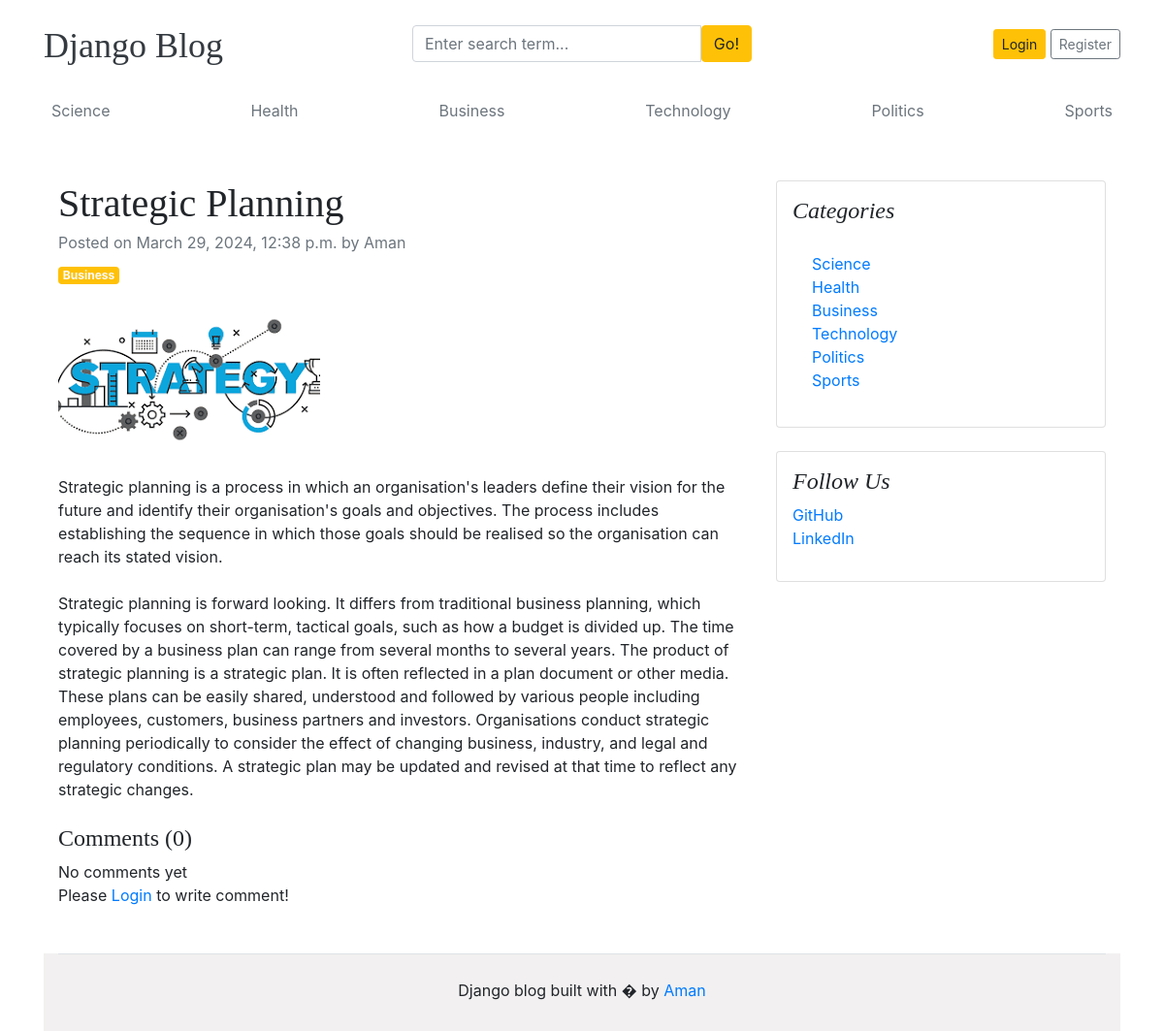
Page /blogs/strategic-planning/ on the committed database.
### blogs/models.py (models this page shows, shortened)
class Category(models.Model):
    category_name = models.CharField(max_length=50,unique=True)
    created_at = models.DateTimeField(auto_now_add=True)
    updated_at = models.DateTimeField(auto_now=True)
    class Meta:
        verbose_name_plural = 'Categories'
    def __str__(self):
        return self.category_name

class Blogs(models.Model):
    title = models.CharField(max_length=255,unique=True)
    slug = models.SlugField(unique=True,blank=True)
    category = models.ForeignKey(Category,on_delete=models.CASCADE)
    author = models.ForeignKey(User, on_delete=models.CASCADE)
    blog_image = models.ImageField(upload_to='uploads/%y/%m/%d')
    short_description = models.TextField(max_length=1000)
    blog_body = models.TextField(max_length=3000)
    status = models.CharField(max_length=100,choices= STATUS_CHOICE,default='draft')
    is_featured = models.BooleanField(default=False)
    created_at = models.DateTimeField(auto_now_add=True)
    updated_at = models.DateTimeField(auto_now=True)
    class Meta:
        verbose_name_plural = 'Blogs'

### blogs/views.py (the view, shortened to what this page needs)
# urls.py: path('blogs/<slug:slug>/',Blogsview.blogs,name='blogs'),
def blogs(request,slug):
    single_post = get_object_or_404(Blogs,slug=slug,status='published')
    comments = Comment.objects.filter(blog = single_post)
    comment_count = comments.count()
    context = {
        'single_post':single_post,
        'comments':comments,
        'comment_count':comments.count
    }
    return render(request,'blogs.html',context)

### blogs/context_processors.py (called while the page is built)
def get_categories(request):
    categories = Category.objects.all()
    return dict(categories=categories)

### templates/blogs.html
{% extends './base/base.html' %}
{% block content %}
<div class="container mt-5">
    <div class="row">
        <div class="col-lg-8">
            <article>
                <header class="mb-4">
                    <h1 class="fw-bolder mb-1">{{ single_post.title }}</h1>
                    <div class="text-muted fst-italic mb-2">Posted on {{ single_post.created_at }} by {{ single_post.author }}</div>
                    <a class="badge bg-warning text-decoration-none text-light" href="#!">{{ single_post.category }}</a>
                </header>
                <figure class="mb-4"><img class="img-fluid rounded" src="{{ single_post.blog_image.url }}" alt="..." /></figure>
                <section class="mb-5">
                    <p class="fs-5 mb-4">{{ single_post.short_description }}</p>
                    <p class="fs-5 mb-4">{{ single_post.blog_body }}</p>
                    <h4>Comments ({{ comment_count }})</h4>
                    {% if comments %}
                    {% for comment in comments %}
                    <div class="card">
                        <div class="card-body">
                            <p class="card-text mb-0">{{ comment }}</p>
                            <span>
                                <small>{{ comment.user }}</small><br/>
                                <small>{{ comment.created_at | timesince}} ago</small>
                            </span>
                        </div>
                    </div>
                    {% endfor %}
                    {% else %}
                    No comments yet
                    {% endif %}
                    <div class="form-group">
                        {% if user.is_authenticated %}
                        <form action="" method="POST">
                            {% csrf_token %}
                            <div class="form-group">
                                <textarea name="comment" class="form-control" placeholder="Write your comment"></textarea>
                                <input type="submit" class="btn btn-primary mt-2">
                            </div>
                        </form>
                        {% else %}
                        <p>Please <span><a href="{% url 'login' %}">Login</a></span> to write comment!</p>
                        {% endif %}
                    </div>
                    </section>
            </article>
        </div>
        <div class="col-lg-4">
            <div class="card mb-4 p-3">
                <h4 class="font-italic">Categories</h4>
                <div class="card-body">
                    <div class="row">
                        <div class="col-sm-6">
                            <ul class="list-unstyled mb-0">
                                {% for cat in categories %}
                                <li><a href="{% url 'posts_by_category' cat.id %}">{{ cat.category_name }}</a></li>
                                {% endfor %}
                            </ul>
                        </div>
                    </div>
                </div>
            </div>
            <div class="card mb-4 p-3">
                <h4 class="font-italic">Follow Us</h4>
                <ol class="list-unstyled">
                    <li><a href="#">GitHub</a></li>
                    <li><a href="#">LinkedIn</a></li>
                </ol>
            </div>
        </div>
    </div>
</div>
{% endblock %}

### templates/base/base.html
{% include './header.html' %}
{% block content %}
{% endblock %}
{% include './footer.html' %}

### templates/base/header.html (shortened to what this page needs)
{% load static %}
<!DOCTYPE html>
<html lang="en">
<head>
    <link href="https://getbootstrap.com/docs/4.0/dist/css/bootstrap.min.css" rel="stylesheet">
    <link href="{% static 'css/blog.css' %}" rel="stylesheet">
    <link rel="stylesheet" href="https://cdnjs.cloudflare.com/ajax/libs/font-awesome/4.7.0/css/font-awesome.min.css">
  </head>
<body>
    <div class="container">
      <header class="blog-header py-3">
        <div class="row flex-nowrap justify-content-between align-items-center">
          <div class="col-4 pt-1">
            <a class="blog-header-logo text-dark" href="/">Django Blog</a>
          </div>
          <div class="col-4">
            <form action="{% url 'search' %}" method="GET">
              <div class="input-group">
                <input class="form-control" name="keyword" type="text" placeholder="Enter search term..." aria-label="Enter search term..." aria-describedby="button-search" />
                <button type="submit" class="btn btn-warning" id="button-search" type="button">Go!</button>
            </div>
            </form>
          </div>
          <div class="col-4 d-flex justify-content-end align-items-center">
            {% if not user.is_authenticated %}
            <a class="btn btn-sm btn-warning" href="{% url 'login' %}">Login</a> &nbsp;
            <a class="btn btn-sm btn-outline-secondary" href="{% url 'register' %}">Register</a>
            {% else %}
            <span><a href="{% url 'dashboard' %}" class="btn btn-warning">Dashboard</a></span> &nbsp;
            <a class="btn btn-sm btn-danger" href="{% url 'logout' %}">Logout</a> &nbsp;
            {% endif %}
          </div>
        </div>
      </header>
      <div class="nav-scroller py-1 mb-2">
        <nav class="nav d-flex justify-content-between">
          {% for cat in categories %}
          <a class="p-2 text-muted" href="{% url 'posts_by_category' cat.id %}">{{ cat.category_name }}</a>
          {% endfor %}
        </nav>
      </div>

### templates/base/footer.html
  <div class="container" style="height: 80px; background: #f2f0f0;">
    <footer class="blog-footer border-top" style="text-align: center">
      <p style="margin-top: 25px;">Django blog built with � by <a href="#">Aman</a></p>
    </footer>
  </div>
  </body>
  </html>

### static/css/blog.css (style rules this page uses)
.blog-header-logo { font-family: "Playfair Display", Georgia, "Times New Roman", serif; font-size: 2.25rem; }
h1, h2, h3, h4, h5, h6 { font-family: "Playfair Display", Georgia, "Times New Roman", serif; }

### rows in the picture
Category: category_name "Science"
Category: category_name "Health"
Category: category_name "Business"
Category: category_name "Technology"
Category: category_name "Politics"
Category: category_name "Sports"
Blogs: title "Strategic Planning", created_at "March 29, 2024, 12:38 p.m.", author "Aman", category "Business", blog_image (picture), short_description "Strategic planning is a process in which an organisation's leaders define their vision for the future and identify their organisation's goals and objectives. The process includes establishing the sequence in which those goals should be realised so the organisation can reach its stated vision.", blog_body "Strategic planning is forward looking. It differs from traditional business planning, which typically focuses on short-term, tactical goals, such as how a budget is divided up. The time covered by a business plan can range from several months to several years. The product of strategic planning is a strategic plan. It is often reflected in a plan document or other media. These plans can be easily shared, understood and followed by various people including employees, customers, business partners and investors. Organisations conduct strategic planning periodically to consider the effect of changing business, industry, and legal and regulatory conditions. A strategic plan may be updated and…"

### other values in the picture
{{ comment_count }} "0"
